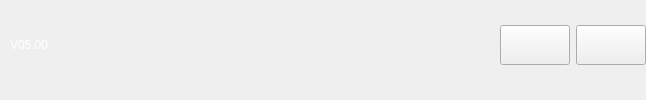
      <widget class="QWidget" name="widget_3" native="true">
       <property name="sizePolicy">
        <sizepolicy hsizetype="Preferred" vsizetype="Minimum">
         <horstretch>0</horstretch>
         <verstretch>0</verstretch>
        </sizepolicy>
       </property>
       <property name="minimumSize">
        <size>
         <width>0</width>
         <height>0</height>
        </size>
       </property>
       <property name="maximumSize">
        <size>
         <width>16777215</width>
         <height>100</height>
        </size>
       </property>
       <layout class="QHBoxLayout" name="horizontalLayout_2">
        <property name="leftMargin">
         <number>10</number>
        </property>
        <property name="topMargin">
         <number>0</number>
        </property>
        <property name="rightMargin">
         <number>0</number>
        </property>
        <property name="bottomMargin">
         <number>10</number>
        </property>
        <item>
         <widget class="QLabel" name="label">
          <property name="sizePolicy">
           <sizepolicy hsizetype="Preferred" vsizetype="Minimum">
            <horstretch>0</horstretch>
            <verstretch>0</verstretch>
           </sizepolicy>
          </property>
          <property name="minimumSize">
           <size>
            <width>0</width>
            <height>50</height>
           </size>
          </property>
          <property name="styleSheet">
           <string notr="true">color: rgb(255, 255, 255);
font: 12pt &quot;宋体&quot;;</string>
          </property>
          <property name="text">
           <string>V05.00</string>
          </property>
         </widget>
        </item>
        <item>
         <spacer name="horizontalSpacer">
          <property name="orientation">
           <enum>Qt::Horizontal</enum>
          </property>
          <property name="sizeHint" stdset="0">
           <size>
            <width>445</width>
            <height>0</height>
           </size>
          </property>
         </spacer>
        </item>
        <item>
         <widget class="QPushButton" name="alarmBtn">
          <property name="sizePolicy">
           <sizepolicy hsizetype="Minimum" vsizetype="Maximum">
            <horstretch>0</horstretch>
            <verstretch>0</verstretch>
           </sizepolicy>
          </property>
          <property name="minimumSize">
           <size>
            <width>70</width>
            <height>30</height>
           </size>
          </property>
          <property name="maximumSize">
           <size>
            <width>100</width>
            <height>40</height>
           </size>
          </property>
          <property name="styleSheet">
           <string notr="true">border-image: url(:/myimages/images/pbtnAlarm.png);</string>
          </property>
          <property name="text">
           <string/>
          </property>
         </widget>
        </item>
        <item>
         <widget class="QPushButton" name="exitBtn">
          <property name="sizePolicy">
           <sizepolicy hsizetype="Minimum" vsizetype="Maximum">
            <horstretch>0</horstretch>
            <verstretch>0</verstretch>
           </sizepolicy>
          </property>
          <property name="minimumSize">
           <size>
            <width>70</width>
            <height>30</height>
           </size>
          </property>
          <property name="maximumSize">
           <size>
            <width>100</width>
            <height>40</height>
           </size>
          </property>
          <property name="styleSheet">
           <string notr="true">border-image: url(:/myimages/images/pbtnLogoff.png);</string>
          </property>
          <property name="text">
           <string/>
          </property>
         </widget>
        </item>
       </layout>
      </widget>
